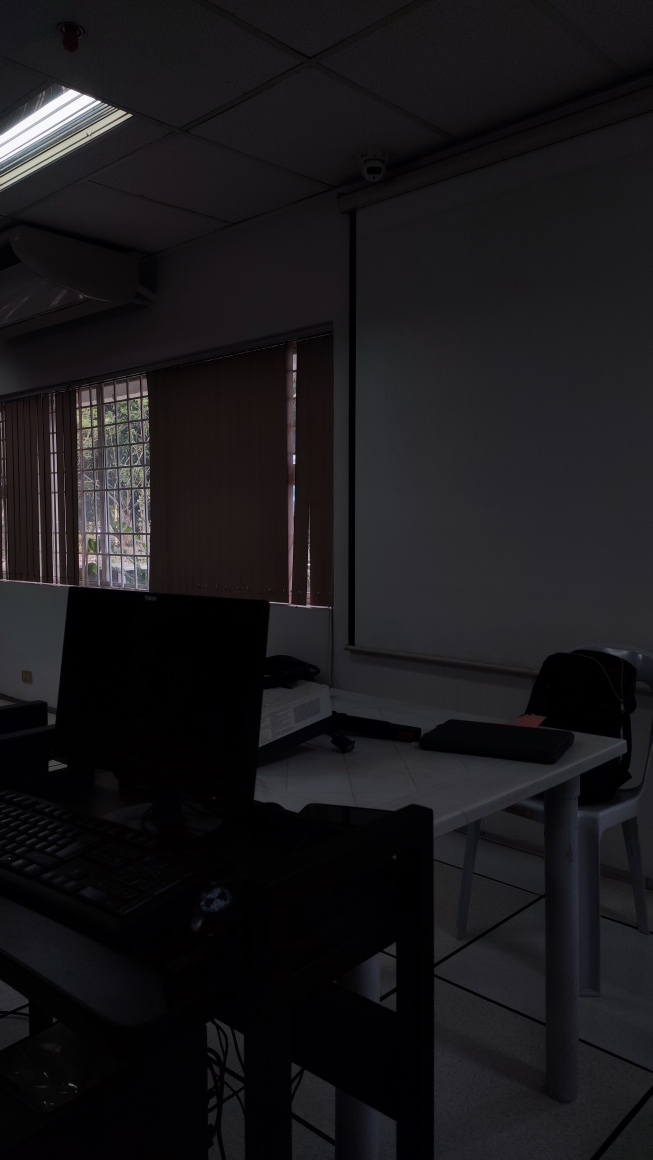
#> input picture Activity 1/dark_picture.jpg, 2610 x 4640 px, found by its file name (shown at 1/4 size)
$ jupyter execute --allow-errors 'Activity 1.ipynb'
#> lines starting #> are read from the running program, lines starting #| are printed output that depends on the picture
# Activity 1.1

First importing the libraries that I will need in this activity.

[cell 1]
import numpy as np
import matplotlib.pyplot as plt
from matplotlib.patches import RegularPolygon
from matplotlib.collections import PatchCollection
from PIL import Image
import scipy.stats as ss
from scipy.interpolate import interp1d

##### 1.) and 2.) Creating the sinusoid along the x-axis and grating frequency.

Rescaling formula:
\begin{equation}
x_{\rm{scaled}} = \frac{x - \rm{min}(x)}{\rm{max}(x) - \rm{min}(x)}
\end{equation}

[cell 2]
N = 400                    # number of data points
x = np.linspace(-2,2,N)       # range of x values
y = np.linspace(-2,2,N)       # range of y values
X,Y = np.meshgrid(x,y)      # making a mesh from the x and y values

f = 2*np.pi*4                 # cycles per cm
half_amp = 255/2
R = np.sin(f*X)

R = 255*(R - min(map(min, R)))/(max(map(max,R)) - min(map(min, R)))


A = np.zeros(R.shape)
A[R>half_amp] = 1

fig = plt.figure(figsize = (8,10))
ax = plt.axes(projection='3d')

surface_color = ax.plot_surface(X, Y, R, color = "salmon", rstride=1, cstride=1, alpha=None)

ax.set_xlabel('X', labelpad=20)
ax.set_ylabel('Y', labelpad=20)
ax.set_zlabel('R', labelpad=20)
plt.show()

[cell 3]
print(min(map(min, R)))

[cell 4]
A = np.zeros(R.shape)
A[R>255/2] = 1

print("Top view of the sine wave using imshow: ")
fig, ax = plt.subplots()
ax.imshow(R, cmap = "bone")
plt.show()

print("The grid thing: ")
fig, ax = plt.subplots()
ax.imshow(A, cmap = "gray")
plt.show()

#### 3.) Hubble's Primary Mirror

[cell 5]
N = 1024 #the higher num is the finer
x = np.linspace(-1,1,num = N)
y = x
X,Y = np.meshgrid(x,y)
R = np.sqrt(X**2 + Y**2)
A = np.zeros(np.shape(R))

outer_radius = 0.5
inner_radius = outer_radius/10

A[R < outer_radius] = 1.0
A[R < inner_radius] = 0

#display as an image

plt.imshow(A, cmap = "gray")
#display as a 3D surface in Cartesian coordinates
from mpl_toolkits.mplot3d import Axes3D
fig = plt.figure()
ax = Axes3D(fig)
ax.plot_surface(X,Y,A)
plt.show()

#### 4.) Hexagon arrray

[cell 6]
# source: https://www.geeksforgeeks.org/matplotlib-patches-regularpolygon-class-in-python/
# coords: (x,y,orientation)
coord = [[0, 1, -1],
         [-1, 1, 0],
         [-1, 0, 1],
         [0, -1, 1],
         [1, -1, 0],
         [1, 0, -1],
         [0,3,-1],
         [1,3,0],
         [2,1,-1],
         [2,0,0],
         [2,-1, 1],
         [1,-2,1],
         [0,-4,0],
         [-1, -2, 1],
         [-2, -1, 1],
         [-2, 0, 0],
         [-2, 1, -1],
         [-1, 2, -1]]

colors = ["y" for c in coord]


# Horizontal cartesian coords
hcoord = [c[0] for c in coord]

# Vertical cartesian coords
vcoord = [2. * np.sin(np.radians(60)) * (c[1] - c[2]) /3.
          for c in coord]


fig, ax = plt.subplots(1)
ax.set_aspect('equal')

# Add some coloured hexagons
for x, y, c in zip(hcoord, vcoord, colors):

    # matplotlib understands lower
    # case words for colours
    color = c[0].lower()
    hex = RegularPolygon((x, y),
                         numVertices = 6,
                         radius = 2. / 3.,
                         orientation = np.radians(30),
                         facecolor = color,
                         alpha = 0.5,
                         edgecolor ='k')

    ax.add_patch(hex)

ax.set_xlim([-4,4])
ax.set_ylim([-4,4])
plt.show()

# 1.2

Creating olympic logo

[cell 7]
N = 1024
x = np.linspace(-15,15, N)
y = x
X,Y = np.meshgrid(x,y)
Blue, Yellow, Black, Green, Red= np.zeros((N,N),dtype=np.uint8), np.zeros((N,N),dtype=np.uint8), np.zeros((N,N),dtype=np.uint8), np.zeros((N,N),dtype=np.uint8), np.zeros((N,N),dtype=np.uint8),

#draw colored circles
Rt, Rc, deg = 3, 4, 30
xt, yt = Rt*np.cos(deg*np.pi/180), Rt*np.sin(deg*np.pi/180)
I = np.ones((N,N,3))
I[...,0] = 255
I[...,1] = 255
I[...,2] = 255


R_Blue = np.sqrt((X+3.4*xt)**2 + (Y+1.3*yt)**2)
R_Black = np.sqrt((X)**2 + (Y+1.3*yt)**2)
R_Red = np.sqrt((X-3.4*xt)**2 + (Y+1.3*yt)**2)
R_Yellow = np.sqrt((X+1.7*xt)**2 + (Y-1.3*yt)**2)
R_Green = np.sqrt((X-1.7*xt)**2 + (Y-1.3*yt)**2)

# Lower row of circles
Green[R_Green<Rc] = 255
Green[R_Green == R_Black] = 0
Green[R_Green == R_Red] = 0
Green[R_Green < (Rc -0.5)] = 0

Yellow[R_Yellow < Rc] = 255
Yellow[R_Yellow == R_Blue] = 0
Yellow[R_Yellow == R_Black] = 0
Yellow[R_Yellow < (Rc -0.5)] = 0

# Upper row of circles
Blue[R_Blue<Rc]= 255
Blue[R_Blue < (Rc -0.5)] = 0

Black[R_Black<Rc] = 255
Black[R_Black < (Rc -0.5)] = 0

Red[R_Red<Rc] = 255
Red[R_Red < (Rc -0.5)] = 0


I[...,0] = 255 - Blue - Black                           #Red
I[...,1] = 255 - Blue - Black  - Red                    #Green
I[...,2] = 255 - Black - Red                            #Blue


I[...,2] = I[...,2]  - Yellow + Blue

I[...,0] = I[...,0] - Green + Red
I[...,2] = I[...,2] - Green


I[I<0] = 0
I[I>255] = 255

fig = plt.figure()
plt.imshow(I)

plt.show()

[cell 8]
img = I.astype(np.uint8)
plt.imsave("coloredcircle.jpg",img)
plt.imsave("coloredcircle.bmp",img)
plt.imsave("coloredcircle.png",img)
plt.imsave("coloredcircle.tiff",img)

# 1.4

[cell 9]
# read the image
image = Image.open('.\dark_picture.jpg')
#> image is the input picture: PIL image 2610x4640 RGB; mean R, G, B 25.4, 24, 26.3

# Converting to grayscale
processed_image = np.array(image.convert('L'))

# Making the histogram of the grayscaled image
# Flattening image to make the program more efficient
x = np.arange(0,256,1)
flattened = processed_image.flatten()
norm_hist_values, bin_edges  = np.histogram(flattened, bins = 256, density = True)
#> norm_hist_values = 256 values, max 0.0841 at index 0, min 0 at index 51, mean 0.00398; bin_edges = 257 values from 0 to 251


# Now making the CDF
CDF = np.cumsum(norm_hist_values)
#> CDF = 256 values from 0.0841 to 1.02

# plotting the PDF and CDF
fig, ax = plt.subplots(1,3, figsize = (20,5))
ax[0].imshow(processed_image, cmap = "gray")
ax[0].set_title("Grayscale Image of the Dark Picture")


ax[1].hist(flattened, density = True, bins = 256)
ax[1].set_ylabel("Probability")
ax[1].set_xlabel("Gray value")
ax[1].set_title("Probability Distribution Function")

ax[2].plot(x, CDF)
ax[2].set_ylabel("Cumulative Probability")
ax[2].set_xlabel("Number of Pixels")
ax[2].set_title("Cumulative Distribution Function")
plt.tight_layout()
plt.show()

[cell 10]
# Now applying histogram backprojecting
desired_CDF = x/255
new_GS = np.interp(CDF[flattened], x, desired_CDF)
new_GS = np.reshape(new_GS, processed_image.shape)
new_GS = 255*(new_GS - np.min(new_GS))/(np.max(new_GS) - np.min(new_GS))

# Making PDF and CDF
GS_flattened = new_GS.flatten()
GS_norm_hist_values, bin_edges  = np.histogram(GS_flattened, bins = 256, density = True)
#> GS_norm_hist_values = 256 values, max 0.0828 at index 0, min 0 at index 1, mean 0.00392; bin_edges = 257 values from 0 to 255

GS_CDF = np.cumsum(GS_norm_hist_values)
#> GS_CDF = 256 values from 0.0828 to 1


#Doing backprojecting using sigmoid CDF
sigmoid_CDF = 1/(1+np.exp(-(8.5*x-(255/2))))
sigmoid_new_GS = np.interp(CDF[flattened], x, sigmoid_CDF)
sigmoid_new_GS = np.reshape(sigmoid_new_GS, processed_image.shape)
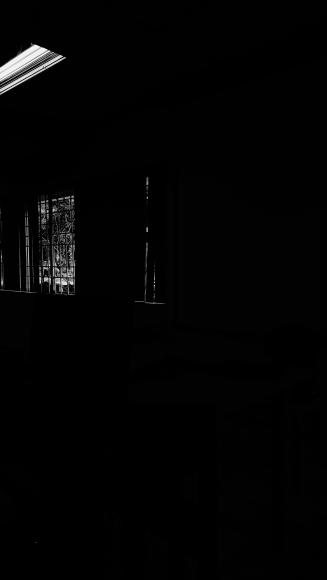
#> sigmoid_new_GS: shape (4640, 2610) float64 (shown at 1/8 size); min 1.76e-53, max 1.89e-50, mean 2.99e-52; drawn with min black and max white
sigmoid_new_GS = 255*(sigmoid_new_GS - np.min(sigmoid_new_GS))/(np.max(sigmoid_new_GS) - np.min(sigmoid_new_GS))

# Making PDF and CDF
sigmoid_GS_flattened = sigmoid_new_GS.flatten()
sigmoid_GS_norm_hist_values, bin_edges  = np.histogram(sigmoid_GS_flattened, bins = 256, density = True)
#> sigmoid_GS_norm_hist_values = 256 values, max 0.417 at index 0, min 0 at index 4, mean 0.00392

sigmoid_GS_CDF = np.cumsum(sigmoid_GS_norm_hist_values)
#> sigmoid_GS_CDF = 256 values from 0.417 to 1


# Plotting everything

# Original
fig, ax = plt.subplots(4,3, figsize = (20, 36))
ax[0,0].imshow(processed_image, cmap = "gray")
ax[0,0].set_title("Grayscale Image of the Dark Picture")


ax[0,1].hist(flattened, density = True, bins = 256)
ax[0,1].set_ylabel("Probability")
ax[0,1].set_xlabel("Gray value")
ax[0,1].set_title("Probability Distribution Function")

ax[0,2].plot(x, CDF)
ax[0,2].set_ylabel("Cumulative Probability")
ax[0,2].set_xlabel("Number of Pixels")
ax[0,2].set_title("Cumulative Distribution Function")

# Linear
ax[1,0].imshow(new_GS, cmap = "gray")
ax[1,0].set_title("Modified Image by Using Backprojection [Linear Desired CDF]")

ax[1,1].hist(GS_flattened, bins = 256, density = True, color = "salmon")
ax[1,1].set_ylabel("Probability")
ax[1,1].set_xlabel("Gray value")
ax[1,1].set_title("Modified Probability Distribution Function")


ax[1,2].plot(x, GS_CDF, color = "salmon")
ax[1,2].set_ylabel("Cumulative Probability")
ax[1,2].set_xlabel("Number of Pixels")
ax[1,2].set_title("Modified Cummulative Distribution Function")

# Sigmoid
ax[2,0].imshow(sigmoid_new_GS, cmap = "gray")
ax[2,0].set_title("Modified Image by Using Backprojection [Sigmoid Desired CDF]")

ax[2,1].hist(sigmoid_GS_flattened, bins = 256, density = True, color = "g")
ax[2,1].set_ylabel("Probability")
ax[2,1].set_xlabel("Gray value")
ax[2,1].set_title("Modified Probability Distribution Function")


ax[2,2].plot(x, sigmoid_GS_CDF, color = "g")
ax[2,2].set_ylabel("Cumulative Probability")
ax[2,2].set_xlabel("Number of Pixels")
ax[2,2].set_title("Modified Cummulative Distribution Function")

# Comparison
ax[3,0].plot(sigmoid_CDF, color = "g", label = "Sigmoid")
ax[3,0].plot(desired_CDF, color = "salmon", label = "Linear")
ax[3,0].set_ylabel("Cumulative Probability")
ax[3,0].set_xlabel("Number of Pixels")
ax[3,0].set_title( "Comparison of Desired CDFs")
ax[3,0].legend()


ax[3,1].hist(sigmoid_GS_flattened, bins = 256, density = True, color = "g", label = "Sigmoid")
ax[3,1].hist(GS_flattened, bins = 256, density = True, color = "salmon", label = "Linear")
ax[3,1].set_ylabel("Probability")
ax[3,1].set_xlabel("Gray value")
ax[3,1].set_title( "Comparison: Modified Probability \n Distribution Function")
ax[3,1].legend()


ax[3,2].plot(x, sigmoid_GS_CDF, color = "g", label = "Sigmoid")
ax[3,2].plot(x, GS_CDF, color = "salmon", label = "Linear")
ax[3,2].set_ylabel("Cumulative Probability")
ax[3,2].set_xlabel("Number of Pixels")
ax[3,2].set_title("Comparison: Modified Cummulative \n Distribution Function")
ax[3,2].legend()


plt.tight_layout()
plt.show()
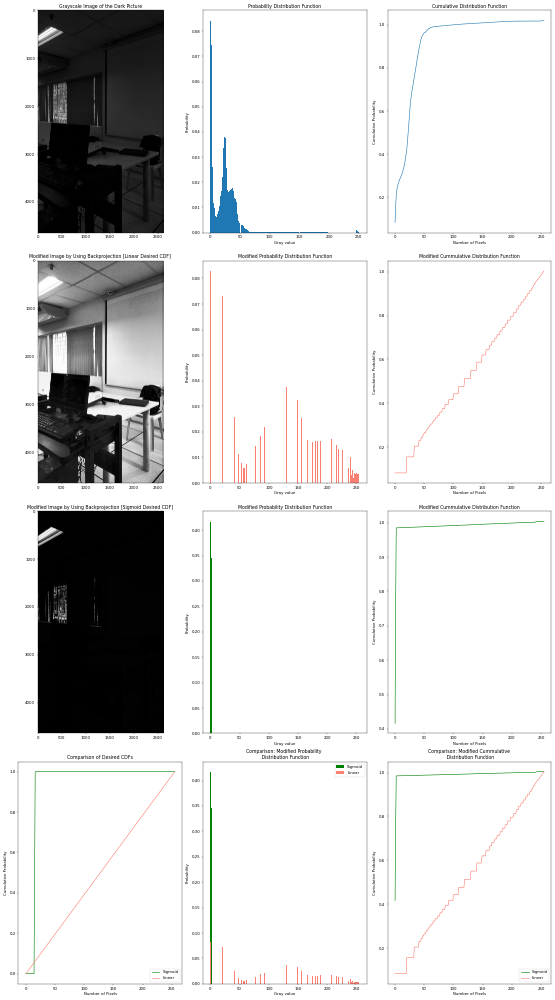
#> figure drawn by matplotlib, 12 panels; panel 2: tallest bar 0.0841 high, from x = 0 to 0.98; panel 3: curve peaks at x = 255, y = 1.02; panel 5: tallest bar 0.0828 high, from x = 0 to 0.996; panel 6: curve peaks at x = 255, y = 1

# 1.5

for contrast stretching:
$$
I_{\rm{new}} = \frac{I_{\rm{old}} - I_{\rm{min}}}{I_{\rm{max}} - I_{\rm{min}}}
$$

[cell 11]
# read the image
image = Image.open('.\dark_picture.jpg')

# Converting to grayscale
processed_image = np.array(image.convert('L'))

# Now making the PDF
flattened = processed_image.flatten()

# Getting hist values and normalizing them
hist_values, bin_edges  = np.histogram(flattened, bins = 256, density = True)
#> hist_values has the same summary as norm_hist_values; bin_edges = 257 values from 0 to 251

# Now making the CDF
CDF = np.cumsum(norm_hist_values)


# Applying contrast stretching
Imin = np.percentile(processed_image, 10)
#> Imin = 1
Imax = np.percentile(processed_image, 90)
#> Imax = 44
contrast_stretched = 255*(processed_image - Imin)/(Imax - Imin)
contrast_stretched[contrast_stretched < 0] = 0
contrast_stretched[contrast_stretched > 255] = 255

# Getting PDF and CDF of contrast stretched image
contrast_flattened = contrast_stretched.flatten()

# Getting hist values and normalizing them
contrast_hist_values, bin_edges  = np.histogram(contrast_flattened, bins = 256, density = True)
#> contrast_hist_values = 256 values, max 0.156 at index 0, min 0 at index 1, mean 0.00392; bin_edges = 257 values from 0 to 255

# Now making the CDF
contrast_CDF = np.cumsum(contrast_hist_values)
#> contrast_CDF = 256 values from 0.156 to 1


# Plotting everything
fig, ax = plt.subplots(2,3, figsize = (20, 12))
ax[0,0].imshow(processed_image, cmap = "gray")
ax[0,0].set_title("Grayscale Image of the Dark Picture")


ax[0,1].hist(flattened, density = True, bins = 256)
ax[0,1].set_ylabel("Probability")
ax[0,1].set_xlabel("Gray value")
ax[0,1].set_title("Probability Distribution Function")

ax[0,2].plot(x, CDF)
ax[0,2].set_ylabel("Cumulative Probability")
ax[0,2].set_xlabel("Number of Pixels")
ax[0,2].set_title("Cumulative Distribution Function")


ax[1,0].imshow(contrast_stretched, cmap = "gray")
ax[1,0].set_title("Modified Image by Using Contrast Stretching")

ax[1,1].hist(contrast_flattened, bins = 256, density = True, color = "salmon")
ax[1,1].set_ylabel("Probability")
ax[1,1].set_xlabel("Gray value")
ax[1,1].set_title("Modified Probability Distribution Function")


ax[1,2].plot(x, contrast_CDF, color = "salmon")
ax[1,2].set_ylabel("Cumulative Probability")
ax[1,2].set_xlabel("Number of Pixels")
ax[1,2].set_title("Modified Cummulative Distribution Function")
plt.tight_layout()
plt.show()
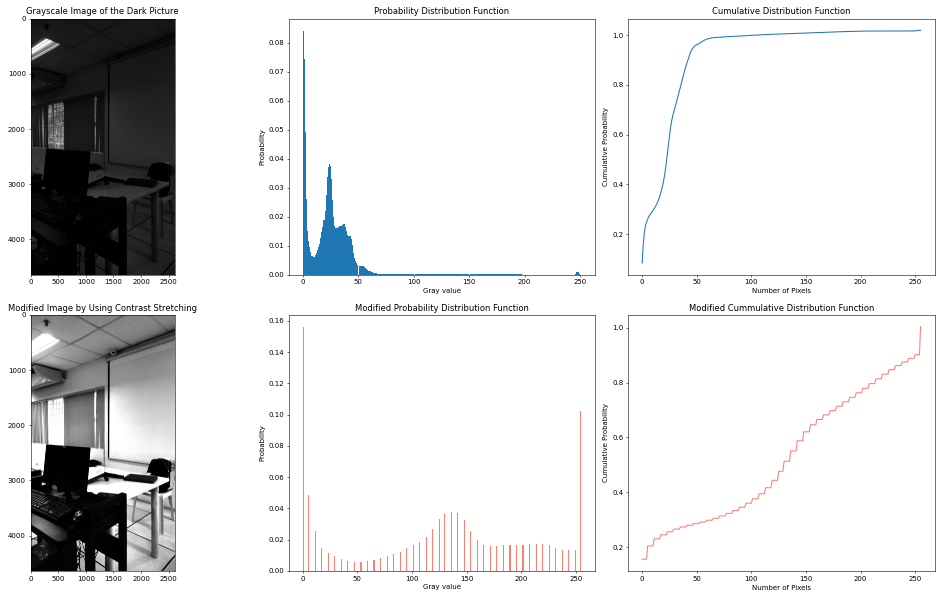
#> figure drawn by matplotlib, 6 panels; panel 2: tallest bar 0.0841 high, from x = 0 to 0.98; panel 3: curve peaks at x = 255, y = 1.02; panel 5: tallest bar 0.156 high, from x = 0 to 0.996; panel 6: curve peaks at x = 255, y = 1

# 1.6

## a. Contrast Stretching

[cell 12]
# The image was taken from instagram. The photo was taken by Joseph Karl Salva
# link: https://www.instagram.com/p/CnoL2x4vVdV/?utm_source=ig_web_copy_link
# read the image
I = Image.open('.\dark_picture.jpg')
I = np.array(I, np.uint8)

# Getting the color channels
I_R = I[:,:,0]
I_G = I[:,:,1]
I_B = I[:,:,2]

# Getting hist values and normalizing them
R_norm_hist_values, bin_edges  = np.histogram(I_R, bins = 256, density = True)
#> R_norm_hist_values = 256 values, max 0.0711 at index 1, min 8.29e-08 at index 254, mean 0.00392
G_norm_hist_values, bin_edges  = np.histogram(I_G, bins = 256, density = True)
#> G_norm_hist_values = 256 values, max 0.107 at index 0, min 0 at index 63, mean 0.00397; bin_edges = 257 values from 0 to 252
B_norm_hist_values, bin_edges  = np.histogram(I_B, bins = 256, density = True)
#> B_norm_hist_values = 256 values, max 0.0521 at index 2, min 2.74e-06 at index 242, mean 0.00392; bin_edges = 257 values from 0 to 255

# Now making the CDF
R_CDF = np.cumsum(R_norm_hist_values)
#> R_CDF = 256 values from 0.0663 to 1
G_CDF = np.cumsum(G_norm_hist_values)
#> G_CDF = 256 values from 0.107 to 1.02
B_CDF = np.cumsum(B_norm_hist_values)
#> B_CDF = 256 values from 0.0521 to 1

# Plotting everything
fig, ax = plt.subplots(1,3, figsize = (25,5))
ax[0].imshow(I)
ax[0].set_title("Original Image")

ax[1].hist(I_R.flatten(), bins = 256, color = "r", density = True, label = "Red pixel values", alpha = 0.6)
ax[1].hist(I_G.flatten(), bins = 256, color = "g", density = True, label = "Green pixel values", alpha = 0.6)
ax[1].hist(I_B.flatten(), bins = 256, color = "b", density = True, label = "Blue pixel values", alpha = 0.6)
ax[1].set_ylabel("Probability")
ax[1].set_xlabel("Pixel Value")
ax[1].set_title("Probability Distribution Function")
ax[1].legend()

ax[2].plot(x, R_CDF, color = "r", label = "Red pixel values")
ax[2].plot(x, G_CDF, color = "g", label = "Green pixel values")
ax[2].plot(x, B_CDF, color = "b", label = "Blue pixel values")
ax[2].set_ylabel("Cumulative Probability")
ax[2].set_xlabel("Pixel Value")
ax[2].set_title("Cumulative Distribution Function")
ax[2].legend()
plt.show()
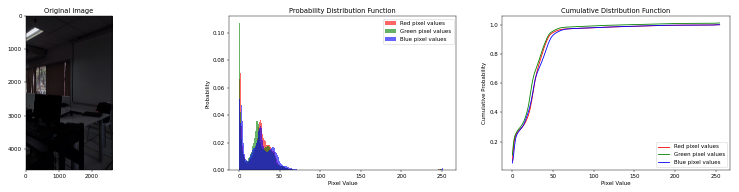
#> figure drawn by matplotlib, 3 panels; panel 2: tallest bar 0.0711 high, from x = 0.996 to 1.99; panel 2: tallest bar 0.107 high, from x = 0 to 0.984; panel 2: tallest bar 0.0521 high, from x = 1.99 to 2.99; panel 3: curve peaks at x = 255, y = 1

[cell 13]
# Applying contrast stretching on each color

I_R_min = np.percentile(I_R, 10)
#> I_R_min = 1
I_R_max = np.percentile(I_R, 90)
#> I_R_max = 44
contrast_stretched_R = (I_R - I_R_min)/(I_R_max - I_R_min)
contrast_stretched_R[contrast_stretched_R > 1] = 1
contrast_stretched_R[contrast_stretched_R < 0] = 0


I_G_min = np.percentile(I_G, 10)
#> I_G_min = 0
I_G_max = np.percentile(I_G, 90)
#> I_G_max = 43
contrast_stretched_G = (I_G - I_G_min)/(I_G_max - I_G_min)
contrast_stretched_G[contrast_stretched_G > 1] = 1
contrast_stretched_G[contrast_stretched_G < 0] = 0


I_B_min = np.percentile(I_B, 10)
#> I_B_min = 2
I_B_max = np.percentile(I_B, 90)
#> I_B_max = 47
contrast_stretched_B = (I_B - I_B_min)/(I_B_max - I_B_min)
contrast_stretched_B[contrast_stretched_B > 1] = 1
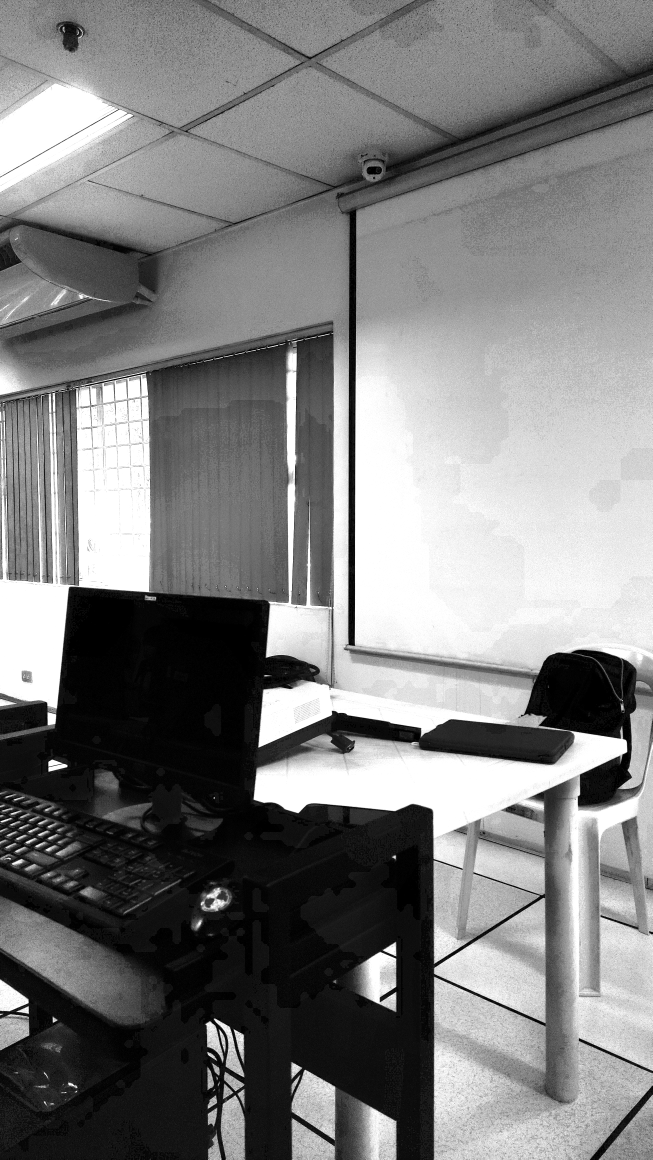
#> contrast_stretched_B: shape (4640, 2610) float64 (shown at 1/4 size); min -0.0444, max 1, mean 0.473; drawn with min black and max white
contrast_stretched_B[contrast_stretched_B < 0] = 0


stretched_I = np.zeros(I.shape)
stretched_I[:,:,0] = contrast_stretched_R
stretched_I[:,:,1] = contrast_stretched_G
stretched_I[:,:,2] = contrast_stretched_B

# Getting stretched PDF and CDF

# Getting hist values and normalizing them
stretched_R_norm_hist_values, bin_edges  = np.histogram(contrast_stretched_R, bins = 256, density = True)
#> stretched_R_norm_hist_values = 256 values, max 35.02 at index 0, min 0 at index 1, mean 1; bin_edges = 257 values from 0 to 1
stretched_G_norm_hist_values, bin_edges  = np.histogram(contrast_stretched_G, bins = 256, density = True)
#> stretched_G_norm_hist_values = 256 values, max 28.02 at index 255, min 0 at index 1, mean 1
stretched_B_norm_hist_values, bin_edges  = np.histogram(contrast_stretched_B, bins = 256, density = True)
#> stretched_B_norm_hist_values = 256 values, max 35.31 at index 0, min 0 at index 1, mean 1

# Now making the CDF
stretched_R_CDF = np.cumsum(stretched_R_norm_hist_values)
#> stretched_R_CDF = 256 values from 35.02 to 256
stretched_G_CDF = np.cumsum(stretched_G_norm_hist_values)
#> stretched_G_CDF = 256 values from 26.98 to 256
stretched_B_CDF = np.cumsum(stretched_B_norm_hist_values)
#> stretched_B_CDF = 256 values from 35.31 to 256


# Plotting everything
fig, ax = plt.subplots(2,3, figsize = (25,15))
ax[0,0].imshow(I)
ax[0,0].set_title("Original Image")

ax[0,1].hist(I_R.flatten(), bins = 256, color = "r", density = True, label = "Red pixel values", alpha = 0.6)
ax[0,1].hist(I_G.flatten(), bins = 256, color = "g", density = True, label = "Green pixel values", alpha = 0.6)
ax[0,1].hist(I_B.flatten(), bins = 256, color = "b", density = True, label = "Blue pixel values", alpha = 0.6)
ax[0,1].set_ylabel("Probability")
ax[0,1].set_xlabel("Pixel Value")
ax[0,1].set_title("Probability Distribution Function")
ax[0,1].legend()

ax[0,2].plot(x, R_CDF, color = "r", label = "Red pixel values")
ax[0,2].plot(x, G_CDF, color = "g", label = "Green pixel values")
ax[0,2].plot(x, B_CDF, color = "b", label = "Blue pixel values")
ax[0,2].set_ylabel("Cumulative Probability")
ax[0,2].set_xlabel("Pixel Value")
ax[0,2].set_title("Cumulative Distribution Function")
ax[0,2].legend()

ax[1,0].imshow(stretched_I)
ax[1,0].set_title("Modified Image usign Contrast Stretching")

ax[1,1].hist(contrast_stretched_R.flatten(), bins = 256, color = "r", density = True, label = "Red pixel values", alpha = 0.6)
ax[1,1].hist(contrast_stretched_G.flatten(), bins = 256, color = "g", density = True, label = "Green pixel values", alpha = 0.6)
ax[1,1].hist(contrast_stretched_R.flatten(), bins = 256, color = "b", density = True, label = "Blue pixel values", alpha = 0.6)
ax[1,1].set_ylabel("Probability")
ax[1,1].set_xlabel("Pixel Value")
ax[1,1].set_title("Modified Probability Distribution Function")
ax[1,1].legend()

ax[1,2].plot(x, stretched_R_CDF, color = "r", label = "Red pixel values")
ax[1,2].plot(x, stretched_G_CDF, color = "g", label = "Green pixel values")
ax[1,2].plot(x, stretched_B_CDF, color = "b", label = "Blue pixel values")
ax[1,2].set_ylabel("Cumulative Probability")
ax[1,2].set_xlabel("Pixel Value")
ax[1,2].set_title("Modified Cumulative Distribution Function")
ax[1,2].legend()
plt.show()

## b. Gray World Algorithm

[cell 14]
Rwb = I_R/np.average(I_R)
Gwb = I_G/np.average(I_G)
Bwb = I_B/np.average(I_B)

#> (the rest of this cell did not finish here and is left out)
